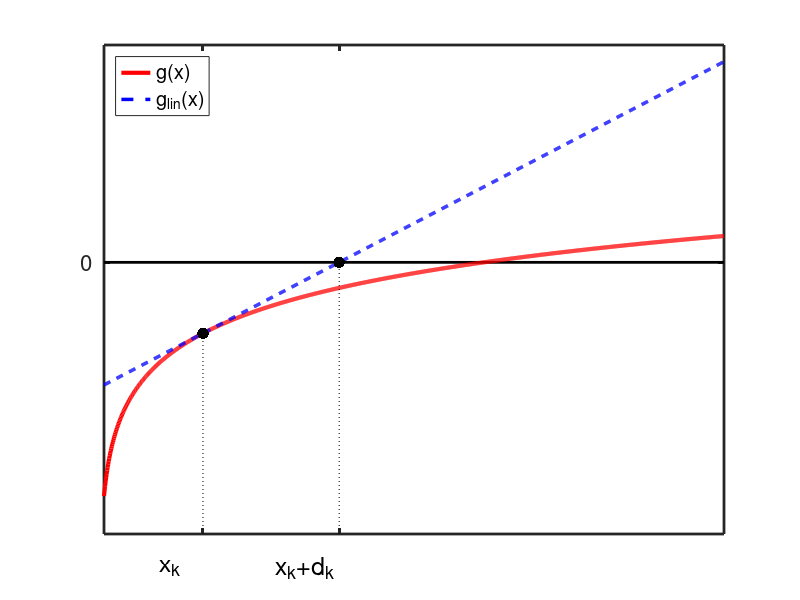

Source code (MATLAB): (Note: this script raises an error after producing the figure.)
%% Illustration of Newton's method for minimizing a 1d function
%
%%
function newtonsMethodMin1d


figure(); hold on;
xmin = 0.1;  xmax = 12;
ymin = -5; ymax = 4;
domain = xmin:0.01:xmax;
f = @(x) log(x) - 2;
Xk = 2;
m = 1/Xk;
b = f(Xk) - m*Xk;
tl = @(x) m*x+b;
plot([xmin, xmax], [0, 0], '-k', 'LineWidth', 2);
h1 = plot(domain, f(domain),  '-r' , 'LineWidth', 3);
h2 = plot(domain, tl(domain), '--b', 'LineWidth', 2.5);
legend([h1, h2], {'g(x)', 'g_{lin}(x)'}, 'Location', 'NorthWest');
plot(Xk, f(Xk), '.k', 'MarkerSize', 25);
plot(-b/m, 0, '.k', 'MarkerSize', 25);
plot([Xk,Xk], [ymin, f(Xk)], ':k');
plot([-b/m, -b/m], [ymin, 0], ':k');
%% x^(k)
annotation(gcf,'textbox'        ,[0.2 0 0.09946 0.11],...
               'String'         ,{'x_{k}'},...
               'FontSize'       ,18,...
               'FitBoxToText'   ,'off',...
               'LineStyle'      ,'none');

%% x^(k) + v^(k)
annotation(gcf,'textbox'        ,[0.345 0 0.09946 0.11],...
               'String'         ,{'x_{k}+d_{k}'},...
               'FontSize'       ,18,...
               'FitBoxToText'   ,'off',...
               'LineStyle'      ,'none');
axis([xmin, xmax, ymin, ymax]);
set(gca,'XTick', [Xk, -b/m], 'XTickLabel', {'', ''}, ...
    'YTick', 0, 'FontSize', 16, 'Box', 'on', 'LineWidth', 2);
printPmtkFigure('newtonsMethodMin1d');
end
